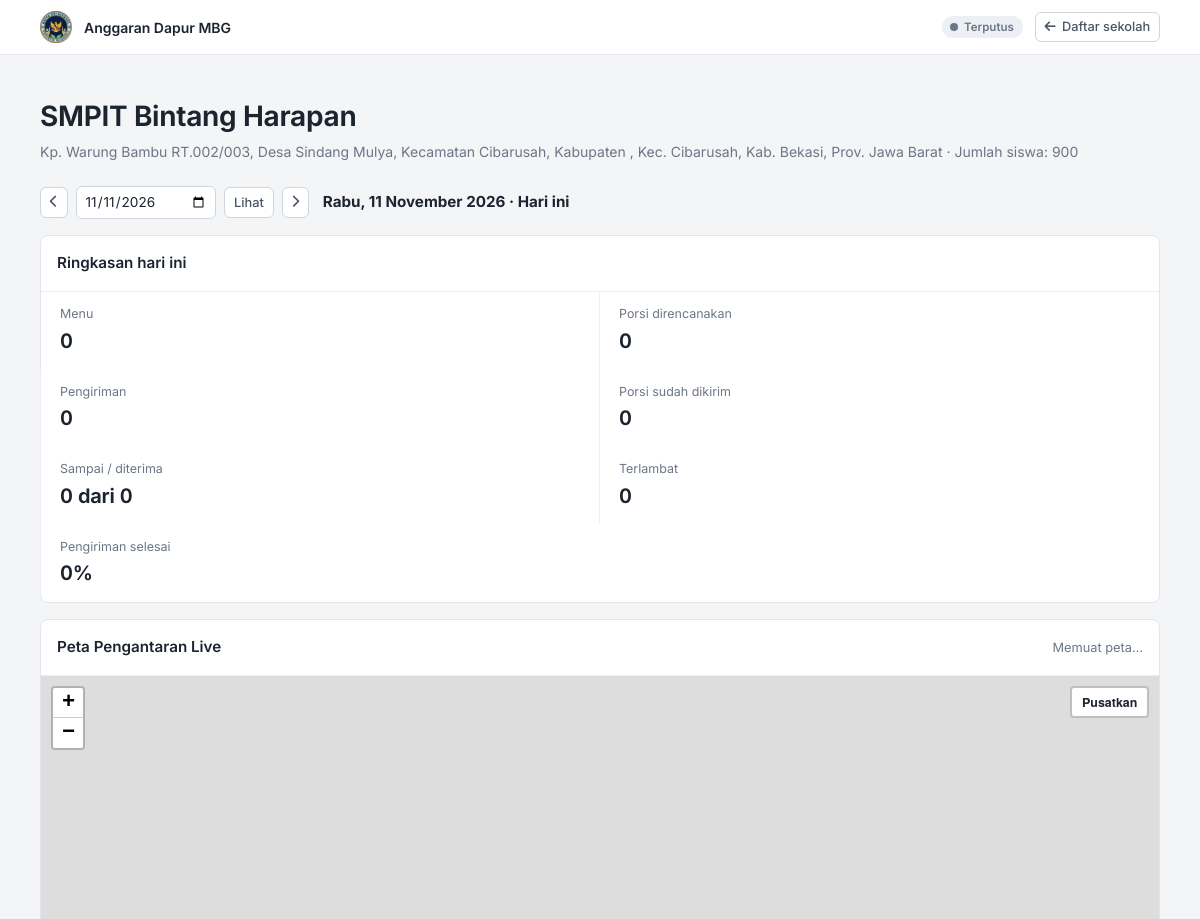
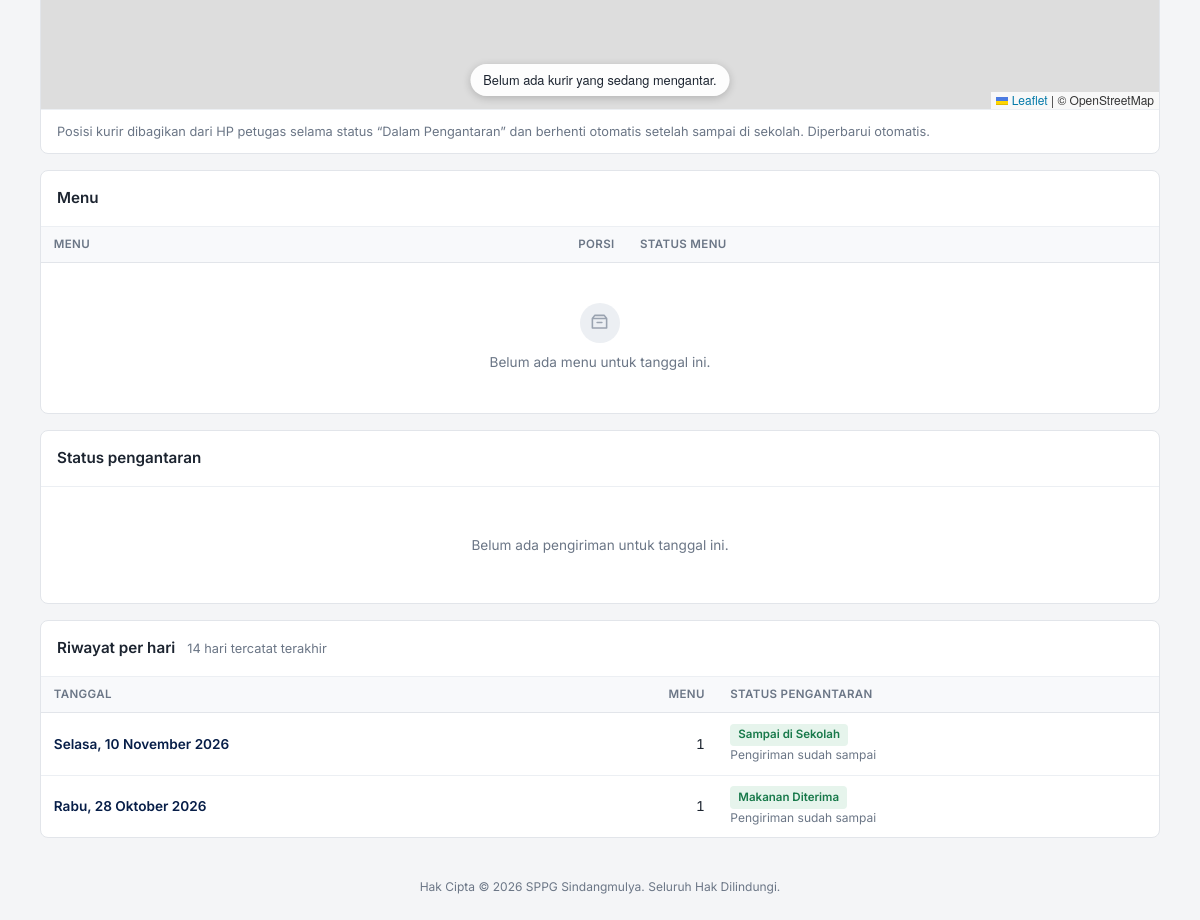
Page /sekolah/1 on the committed database (2 pictures, top to bottom).
### tables this page shows
CREATE TABLE `schools` (
  `id` int(10) UNSIGNED NOT NULL,
  `name` varchar(150) NOT NULL,
  `address` text NOT NULL,
  `whatsapp` varchar(20) NOT NULL,
  `daily_portions` int(10) UNSIGNED NOT NULL DEFAULT 0,
  `status` enum('active','inactive') NOT NULL DEFAULT 'active',
  `created_at` timestamp NOT NULL DEFAULT current_timestamp(),
  `updated_at` timestamp NOT NULL DEFAULT current_timestamp() ON UPDATE current_timestamp(),
  `latitude` decimal(10,7) DEFAULT NULL,
  `longitude` decimal(10,7) DEFAULT NULL
);

### app/Controllers/HomeController.php (called while the page is built, shortened)
<?php
class HomeController {
    private function maintenance(): void { maintenance_guard(); }
    function school(string $id): void {
        $this->maintenance();
        $sc = DB::one("SELECT id,name,address,daily_portions FROM schools WHERE id=? AND status='active'", [(int)$id]);
        $date = (string)($_GET['date'] ?? '');
        $valid = preg_match('/^(\d{4})-(\d{2})-(\d{2})$/', $date, $m) && checkdate((int)$m[2], (int)$m[3], (int)$m[1]);
        if (!$valid) $date = date('Y-m-d');
        $isToday = $date === date('Y-m-d');
        $menus = DB::all('SELECT * FROM school_menus WHERE school_id=? AND delivery_date=? ORDER BY id', [$sc['id'], $date]);
        $deliveries = DB::all('SELECT d.*, m.name menu_name FROM deliveries d JOIN school_menus m ON m.id=d.menu_id WHERE d.school_id=? AND d.delivery_date=? ORDER BY d.id', [$sc['id'], $date]);
        $day = ['deliveries' => count($deliveries), 'portions' => 0, 'sent' => 0, 'completed' => 0, 'late' => 0, 'planned' => 0];
        $day['percent'] = $day['deliveries'] ? (int)round($day['completed'] * 100 / $day['deliveries']) : 0;
        $dates = array_column(DB::all('SELECT dt FROM (SELECT delivery_date dt FROM school_menus WHERE school_id=? UNION SELECT delivery_date FROM deliveries WHERE school_id=?) x ORDER BY dt DESC LIMIT 14', [$sc['id'], $sc['id']]), 'dt');
        $days = [];
        if ($dates) {
            $in = implode(',', array_fill(0, count($dates), '?'));
            $mc = DB::pairs("SELECT delivery_date, COUNT(*) FROM school_menus WHERE school_id=? AND delivery_date IN ($in) GROUP BY delivery_date", [$sc['id'], ...$dates]);
            $ds = []; foreach (DB::all("SELECT delivery_date dt, status FROM deliveries WHERE school_id=? AND delivery_date IN ($in)", [$sc['id'], ...$dates]) as $r) $ds[$r['dt']][] = $r['status'];
            foreach ($dates as $dt) $days[] = ['date' => $dt, 'menus' => (int)($mc[$dt] ?? 0), 'statuses' => $ds[$dt] ?? []];
        }
        render('home/school', [
            'sc' => $sc, 'date' => $date, 'isToday' => $isToday, 'menus' => $menus, 'deliveries' => $deliveries, 'day' => $day, 'days' => $days,
            'prev' => date('Y-m-d', strtotime($date . ' -1 day')), 'next' => date('Y-m-d', strtotime($date . ' +1 day')),
            'title' => $sc['name'],
        ], 'layouts/plain');
    }
}

### app/bootstrap.php (called while the page is built, shortened)
<?php
require ROOT . '/app/helpers.php';
spl_autoload_register(function (string $c) {
    foreach (['Core', 'Controllers'] as $d) {
        $f = ROOT . "/app/$d/$c.php";
        if (is_file($f)) { require $f; return; }
    }
});
$router = new Router();
$router->dispatch($_SERVER['REQUEST_METHOD'] ?? 'GET', request_path());

### public/index.php (called while the page is built, shortened)
<?php
require ROOT . '/app/bootstrap.php';

### app/Core/DB.php (called while the page is built, shortened)
<?php
class DB {
    private static ?PDO $pdo = null;
    static function pdo(): PDO {
        if (!self::$pdo) {
            $dsn = sprintf('mysql:host=%s;port=%s;dbname=%s;charset=utf8mb4',
                env('DB_HOST', '127.0.0.1'), env('DB_PORT', '3306'), env('DB_NAME', 'company_management'));
            self::$pdo = new PDO($dsn, env('DB_USER', 'root'), env('DB_PASS', ''), [
                PDO::ATTR_ERRMODE => PDO::ERRMODE_EXCEPTION,
                PDO::ATTR_DEFAULT_FETCH_MODE => PDO::FETCH_ASSOC,
                PDO::ATTR_EMULATE_PREPARES => false,
            ]);
            self::$pdo->exec("SET time_zone = '+07:00'");
        }
        return self::$pdo;
    }
    static function q(string $sql, array $p = []): PDOStatement { $s = self::pdo()->prepare($sql); $s->execute($p); return $s; }
    static function all(string $sql, array $p = []): array { return self::q($sql, $p)->fetchAll(); }
    static function one(string $sql, array $p = []): ?array { $r = self::q($sql, $p)->fetch(); return $r ?: null; }
    static function pairs(string $sql, array $p = []): array { return self::q($sql, $p)->fetchAll(PDO::FETCH_KEY_PAIR); }
}

### resources/views/home/school.php (the view, shortened to what this page needs)
<?php $states = delivery_states(); $steps = array_keys($states); ?>
<header class="pub-head">
  <div class="pub-head-in">
    <?php if (setting('logo')): ?><img src="<?= e(url(setting('logo'))) ?>" alt=""><?php else: ?><span class="mark"><i class="fa-solid fa-building"></i></span><?php endif; ?>
    <div class="u-grow" style="font-weight:600"><?= e(setting('site_name')) ?></div>
    <span class="live-pill" id="livePill" data-state="on"><i></i>Live</span>
    <a class="btn btn-ghost btn-sm" href="<?= e(url('/#daftar-sekolah')) ?>"><i class="fa-solid fa-arrow-left"></i> Daftar sekolah</a>
  </div>
</header>
<main class="pub-main" id="liveRoot" data-live="1">
  <h1><?= e($sc['name']) ?></h1>
  <p class="lead"><?= e($sc['address']) ?> · Jumlah siswa: <?= num($sc['daily_portions']) ?></p>
  <form class="pub-datebar" method="get" action="<?= e(url('/sekolah/' . $sc['id'])) ?>">
    <a class="btn btn-ghost btn-sm" href="?date=<?= e($prev) ?>" aria-label="Hari sebelumnya"><i class="fa-solid fa-chevron-left"></i></a>
    <input class="input input-sm input-auto" type="date" name="date" value="<?= e($date) ?>" aria-label="Pilih tanggal">
    <button class="btn btn-ghost btn-sm">Lihat</button>
    <a class="btn btn-ghost btn-sm" href="?date=<?= e($next) ?>" aria-label="Hari berikutnya"><i class="fa-solid fa-chevron-right"></i></a>
    <strong class="pub-datebar-label"><?= e(tgl_panjang($date)) ?><?= $isToday ? ' · Hari ini' : '' ?></strong>
  </form>
  <section class="panel panel-flush u-mb">
    <div class="panel-head"><h2 class="panel-title"><?= $isToday ? 'Ringkasan hari ini' : 'Ringkasan tanggal ini' ?></h2></div>
    <div class="metrics plain">
      <?= stat_card('', 'Menu', num(count($menus))) ?>
      <?= stat_card('', 'Porsi direncanakan', num($day['planned'])) ?>
      <?= stat_card('', 'Pengiriman', num($day['deliveries'])) ?>
      <?= stat_card('', 'Porsi sudah dikirim', num($day['sent'])) ?>
      <?= stat_card('', 'Sampai / diterima', num($day['completed']) . ' dari ' . num($day['deliveries'])) ?>
      <?= stat_card('', 'Terlambat', num($day['late']), '#b3261e', $day['late'] > 0) ?>
      <?= stat_card('', 'Pengiriman selesai', $day['percent'] . '%') ?>
    </div>
  </section>
  <?php if ($isToday): $trackSchool = (int)$sc['id']; require ROOT . '/resources/views/partials/track_map.php'; endif; ?>
  <section class="panel panel-flush u-mb">
    <div class="panel-head"><h2 class="panel-title">Menu</h2></div>
    <div class="table-wrap"><table class="tbl"><thead><tr><th>Menu</th><th class="num">Porsi</th><th>Status menu</th></tr></thead><tbody>
      <?php foreach ($menus as $mn): ?>
      <tr><td><strong><?= e($mn['name']) ?></strong><?php if ($mn['description']): ?><span class="sub"><?= e($mn['description']) ?></span><?php endif; ?></td><td class="num"><?= num($mn['portions']) ?></td><td><?= e(menu_status_label($mn['status'])) ?></td></tr>
      <?php endforeach; if (!$menus): ?><tr><td class="empty" colspan="3">Belum ada menu untuk tanggal ini.</td></tr><?php endif; ?>
    </tbody></table></div>
  </section>
  <section class="panel panel-flush u-mb">
    <div class="panel-head"><h2 class="panel-title">Status pengantaran</h2></div>
    <div class="panel-body pub-deliveries">
      <?php foreach ($deliveries as $d): $cur = (int)array_search($d['status'], $steps, true); ?>
      <article class="pub-delivery">
        <div class="pub-delivery-head">
          <div><strong><?= e($d['menu_name']) ?></strong><span class="u-muted u-small"> · <?= num($d['portions']) ?> porsi</span></div>
          <div><?= delivery_badge($d['status']) ?><?php if ($d['late']): ?> <span class="badge badge-red">Terlambat</span><?php endif; ?></div>
        </div>
        <ol class="pub-steps">
          <?php foreach ($steps as $i => $key): ?><li class="<?= $i < $cur ? 'done' : ($i === $cur ? 'now' : '') ?>"><span><?= e($states[$key]) ?></span></li><?php endforeach; ?>
        </ol>
        <div class="pub-times">
          <div><span class="u-muted">Estimasi tiba</span><b><?= $d['eta_arrival'] ? e(dmyhi($d['eta_arrival'])) : 'Estimasi belum tersedia' ?></b></div>
          <div><span class="u-muted">Aktual tiba</span><b><?= $d['arrived_at'] ? e(dmyhi($d['arrived_at'])) : 'Belum tiba' ?></b></div>
          <div><span class="u-muted">Aktual diterima</span><b><?= $d['received_at'] ? e(dmyhi($d['received_at'])) : 'Belum diterima' ?></b></div>
        </div>
        <?php if ($d['history']): ?>
        <div class="dist-timeline">
          <?php foreach ($d['history'] as $h): ?><div class="dist-timeline-item"><b><?= e($states[$h['status']] ?? $h['status']) ?></b><span><?= e(dmyhi($h['changed_at'])) ?></span><?php if ($h['note']): ?><small><?= e($h['note']) ?></small><?php endif; ?></div><?php endforeach; ?>
        </div>
        <?php endif; ?>
        <?php if ($d['notes']): ?><p class="u-small u-muted" style="margin:.6rem 0 0">Catatan: <?= e($d['notes']) ?></p><?php endif; ?>
      </article>
      <?php endforeach; if (!$deliveries): ?><p class="empty-note">Belum ada pengiriman untuk tanggal ini.</p><?php endif; ?>
    </div>
  </section>
  <section class="panel panel-flush">
    <div class="panel-head"><h2 class="panel-title">Riwayat per hari</h2><span class="panel-sub">14 hari tercatat terakhir</span></div>
    <div class="table-wrap"><table class="tbl"><thead><tr><th>Tanggal</th><th class="num">Menu</th><th>Status pengantaran</th></tr></thead><tbody>
      <?php foreach ($days as $r): ?>
      <tr<?= $r['date'] === $date ? ' class="pub-row-on"' : '' ?>><td><a class="school-name" href="?date=<?= e($r['date']) ?>"><?= e(tgl_panjang($r['date'])) ?></a></td><td class="num"><?= num($r['menus']) ?></td><td><?= delivery_day_summary($r['statuses']) ?></td></tr>
      <?php endforeach; if (!$days): ?><tr><td class="empty" colspan="3">Belum ada data menu atau pengantaran.</td></tr><?php endif; ?>
    </tbody></table></div>
  </section>
</main>
<footer class="pub-foot"><?= e(setting('footer_text')) ?></footer>

### app/Core/Router.php (shortened to what this page needs)
<?php
class Router {
    private array $routes = [];
    function add(string $m, string $path, array $h, ?string $perm = null, bool $public = false): void {
        $this->routes[] = compact('m', 're', 'h', 'perm', 'public');
    }
    function dispatch(string $method, string $path): void {
        foreach ($this->routes as $r) {
            if (!preg_match($r['re'], $path, $mt)) continue;
            array_shift($mt);
            $mt = array_map('urldecode', $mt);
            [$cls, $fn] = $r['h'];
            (new $cls())->$fn(...$mt);
            return;
        }
    }
}

### rows in the picture
schools: name "SMPIT Bintang Harapan", address "Kp. Warung Bambu RT.002/003, Desa Sindang Mulya, Kecamatan Cibarusah, Kabupaten , Kec. Cibarusah, Kab. Bekasi, Prov. Jawa Barat", daily_portions "900"

### other values in the picture
setting('site_name') "Anggaran Dapur MBG"
$label "Menu Porsi direncanakan Pengiriman Porsi sudah dikirim Sampai / diterima Terlambat Pengiriman selesai"
$value "0 0 0 0 0 dari 0 0 0%"
tgl_panjang($r['date']) "Selasa, 10 November 2026"
num($r['menus']) "1"
delivery_states()[$status] "Sampai di Sekolah"
tgl_panjang($r['date']) "Rabu, 28 Oktober 2026"
delivery_states()[$status] "Makanan Diterima"
setting('footer_text') "Hak Cipta © 2026 SPPG Sindangmulya. Seluruh Hak Dilindungi."
